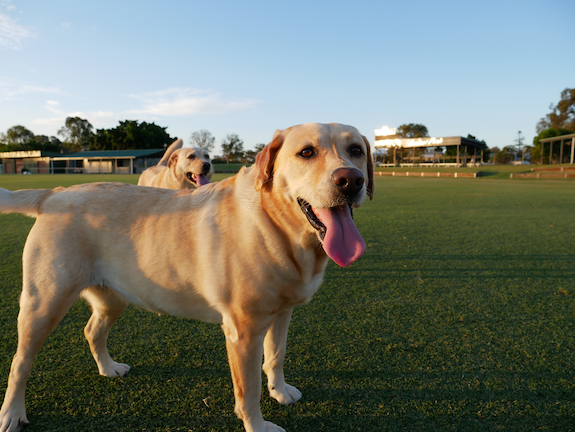
#> input picture 14/dogs/dog-photo-1.jpeg, 575 x 432 px, given in place of numpy-panda.png, which was not available; the run also reads 1 picture not shown here
$ python np.py
#> lines starting #> are read from the running program, lines starting #| are printed output that depends on the picture; pictures that were not available may be replaced by others from this repository, and a replacement may not be noted
"""
Introduction to Numpy
"""
from os.path import join, dirname
from timeit import timeit
from numpy import (
    sum as npsum,
    min as npmin,
    max as npmax,
    array,
    ones,
    zeros,
    arange,
    unique,
    mean,
    std,
    var,
    dot,
    sort,
    argsort,
    argmin,
    argmax,
    sqrt,
    square,
    add,
    exp,
    log,
)
from numpy.random import random, randint, rand, seed
from pandas import DataFrame
from matplotlib.pyplot import hist, figure, show
from matplotlib.image import imread

imreads = lambda x: imread(join(dirname(__file__), x))
#> in comparison, panda is the input picture: shape (432, 575, 4) float32; mean R, G, B, A 0.451, 0.468, 0.417, 1
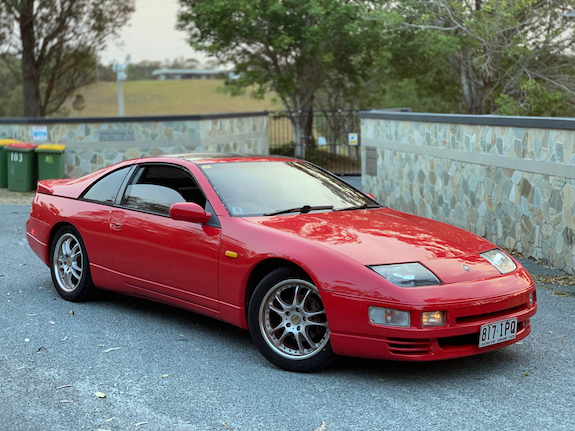
#> input picture 07/numpy-car-photo.png, 575 x 431 px


def wrapper():
    """
    wrapper function
    """
    da1 = array([1, 2, 3])
    print(da1)
    print(type(da1))
    da2 = array([[1, 2.0, 3.3], [4, 5, 6.5]])
    da3 = array(
        [[[1, 2, 3], [4, 5, 6], [7, 8, 9]], [[10, 11, 12], [13, 14, 15], [16, 17, 18]]]
    )
    print(da2)
    print(da3)
    print(da1.shape)
    print(da2.shape)
    print(da3.shape)
    print(da1)
    print(da2)
    print(da3)
    print(da1.ndim, da2.ndim, da3.ndim)
    print(da1.dtype, da2.dtype, da3.dtype)
    print(da3)
    print(da1.size, da2.size, da3.size)
    print(type(da1), type(da2), type(da3))
    print(da2)
    daf = DataFrame((da2))
    print(daf)

    create_array(da1, da2, da3)


def create_array(da1, da2, da3):
    """
    Creating arrays function
    """
    sample_array = array([1, 2, 3])
    print(sample_array)
    print(sample_array.dtype)
    one = ones((2, 3))
    print(one)
    print(one.dtype)
    print(type(one))
    zero = zeros((2, 3))
    print(zero)
    range_array = arange(0, 10, 2)
    print(range_array)
    random_array = randint(0, 10, size=(3, 5))
    print(random_array)
    print(random_array.size)
    print(random_array.shape)
    random_array_2 = random((5, 3))
    print(random_array_2)
    print(random_array_2.shape)
    random_array_3 = rand(5, 3)
    print(random_array_3)
    seed(seed=99999)
    random_array_4 = randint(10, size=(5, 3))
    print(random_array_4)
    seed(7)
    random_array_5 = random((5, 3))
    print(random_array_5)
    random_array_5 = random((5, 3))
    print(random_array_5)
    print(random_array_4)
    print(unique(random_array_4))

    array_matrix(da1, da2, da3)


def array_matrix(da1, da2, da3):
    """
    Viewing arrays and matrices function
    """
    print(da1)
    print(da2)
    print(da3)
    print(da1[0])
    print(da2.shape)
    print(da2[0])
    print(da3.shape)
    print(da3[0])
    print(da3)
    print(da2)
    print(da2[1])
    print(da3)
    print(da3.shape)
    print(da3[:2, :2, :2])
    da4 = randint(10, size=(2, 3, 4, 5))
    print(da4)
    print(da4.shape, da4.ndim)
    print(da4[:, :, :, :1])

    manipulate(da1, da2, da3)


def manipulate(da1, da2, da3):
    """
    Manipulating and comparing arrays function
    """
    print(da1)
    one = ones(3)
    print(one)
    print(da1 + one)
    print(da1 - one)
    print(da1 * one)
    print(da1)
    print(da2)
    print(da1 * da2)
    print(da3)
    print(da1 / one)
    print(da2 / da1)
    print(da2 // da1)
    print(da2)
    print(da2 ** 2)
    print(square(da2))
    print(da1 + one)
    print(add(da1, one))
    print(da1 % 2)
    print(da1 / 2)
    print(da2 % 2)
    print(exp(da1))
    print(log(da1))
    listy_list = [1, 2, 3]
    print(type(listy_list))
    print(npsum(listy_list))
    print(npsum(da1))
    massive_array = random(100000)
    print(massive_array.size)
    print(massive_array[:10])
    print(
        timeit(stmt="sum(numpy.random.random(100000))", setup="import numpy", number=1)
    )
    print(
        timeit(
            stmt="numpy.sum(numpy.random.random(100000))",
            setup="import numpy",
            number=1,
        )
    )

    after_time(da1, da2, da3)


def after_time(da1, da2, da3):
    """
    After performing the timeit function to see numpy speed
    """
    print(17900 / 34)
    print(da2)
    print(mean(da2))
    print(npmax(da2))
    print(npmin(da2))
    print(std(da2))
    print(var(da2))
    print(sqrt(var(da2)))
    high_var_array = array([1, 100, 200, 300, 4000, 5000])
    low_var_array = array([2, 4, 6, 8, 10])
    print(var(high_var_array), var(low_var_array))
    print(std(high_var_array), std(low_var_array))
    print(mean(high_var_array), mean(low_var_array))
    figure()
    hist(high_var_array)
    figure()
    hist(low_var_array)
    print(da2)
    print(da2.shape)
    print(da3)
    print(da3.shape)
    print(da2.shape)
    print(da2.reshape(2, 3, 1).shape)
    print(da3.shape)
    a2_reshape = da2.reshape(2, 3, 1)
    print(a2_reshape)
    print(a2_reshape * da3)
    print(da2)
    print(da2.shape)
    print(da2.T)
    print(da2.T.shape)
    print(da3)
    print(da3.shape)
    print(da3.T)
    print(da3.T.shape)

    dot_product(da1, da2)


def dot_product(da1, da2):
    """
    dot product function
    """
    seed(0)
    mat1 = randint(10, size=(5, 3))
    mat2 = randint(10, size=(5, 3))
    print(mat1)
    print(mat2)
    print(mat1.shape, mat2.shape)
    print(mat1)
    print(mat2)
    print(mat1 * mat2)
    print(mat1.T)
    print(mat1.shape, mat2.T.shape)
    mat3 = dot(mat1, mat2.T)
    print(mat3)
    seed(0)
    sales_amounts = randint(20, size=(5, 3))
    print(sales_amounts)
    weekly_sales = DataFrame(
        sales_amounts,
        index=["Mon", "Tues", "Wed", "Thurs", "Fri"],
        columns=["Almond butter", "Peanut butter", "Cashew butter"],
    )
    print(weekly_sales)
    prices = array([10, 8, 12])
    print(prices)
    print(prices.shape)
    butter_prices = DataFrame(
        prices.reshape(1, 3),
        index=["Price"],
        columns=["Almond butter", "Peanut butter", "Cashew butter"],
    )
    print(butter_prices)
    print(prices.shape)
    print(sales_amounts.shape)
    total_sales = prices.dot(sales_amounts.T)
    print(total_sales)
    print(butter_prices.shape, weekly_sales.shape)
    print(weekly_sales.T.shape)
    daily_sales = butter_prices.dot(weekly_sales.T)
    print(daily_sales.shape)
    print(weekly_sales.shape)
    print(weekly_sales)
    weekly_sales["Total ($)"] = daily_sales.T
    print(weekly_sales)

    comparison(da1, da2)


def comparison(da1, da2):
    """
    comparison operators function
    """
    print(da1)
    print(da2)
    print(da1 > da2)
    bool_array = da1 >= da2
    print(bool_array)
    print(type(bool_array), bool_array.dtype)
    print(da1 > 5)
    print(da1 < 5)
    print(da1)
    print(da2)
    print(da1 == da2)
    random_array = randint(10, size=(3, 5))
    print(random_array)
    print(random_array.shape)
    print(sort(random_array))
    print(random_array)
    print(argsort(random_array))
    print(da1)
    print(argsort(da1))
    print(argmin(da1))
    print(argmax(da1))
    print(random_array)
    print(argmax(random_array, axis=0))
    print(argmax(random_array, axis=1))
    panda = imreads("numpy-panda.png")
    print(type(panda))
    print(panda.size, panda.shape, panda.ndim)
    print(panda[:5])
    car = imreads("numpy-car-photo.png")
#> car is the input picture: shape (431, 575, 4) float32; mean R, G, B, A 0.48, 0.456, 0.452, 1
    print(type(car))
    print(car[:1])
    dog = imreads("numpy-dog-photo.png")
    print(type(dog))
    print(dog)


if __name__ == "__main__":
    wrapper()
    show()
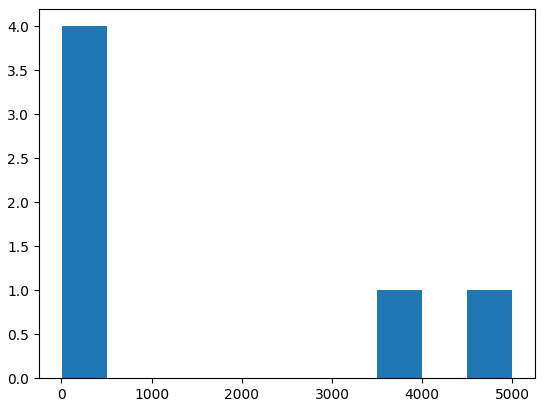
#> figure drawn by matplotlib, 1 panel; tallest bar 4 high, from x = 1 to 500.9
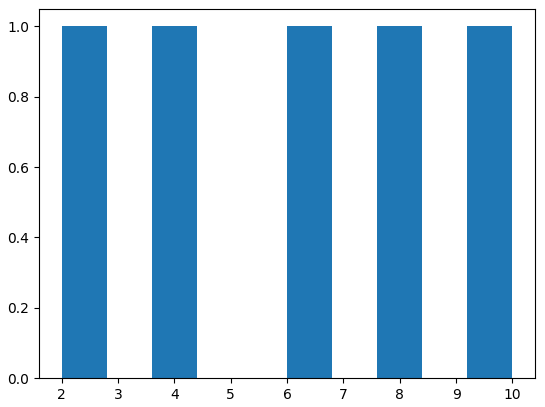
#> figure drawn by matplotlib, 1 panel
